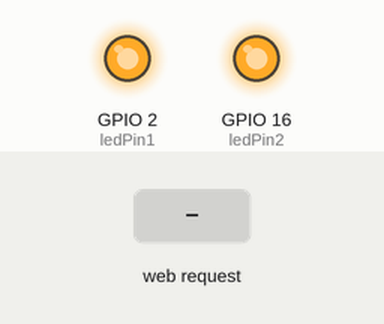
The program below on a simulated ESP8266 (NodeMCU). On the bench: output pins drawn as LEDs (lit = HIGH). The test bench sets the inputs (shaded band). WiFi joins after 1.5 s; servers stay silent unless stated; the local clock reads 2024-03-15 10:24:30 at power-on unless the program sets it; what the program prints to the serial monitor is not drawn.

Above: at 2.7 s.
2.8 s: HTTP request GET /LED1=ON received
At 3.9 s:
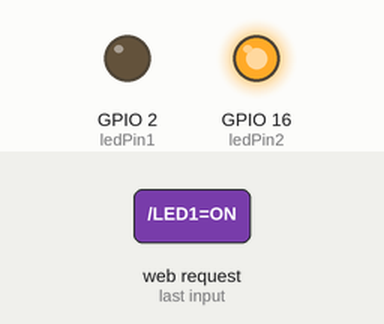
4.3 s: HTTP request GET /LED2=ON received
At 5.1 s:
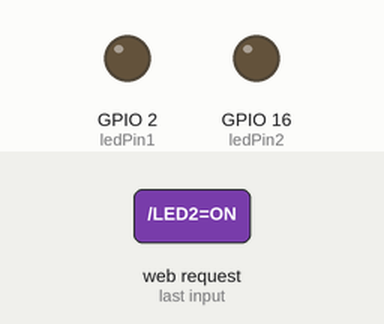
5.8 s: HTTP request GET /LED1=OFF received
At 6.2 s:
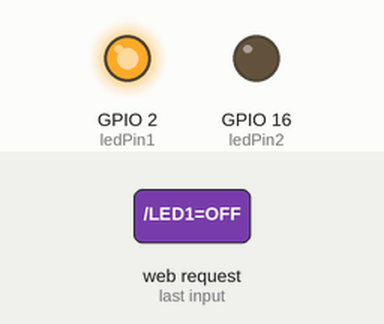
7.3 s: HTTP request GET /LED2=OFF received
At 8.6 s:
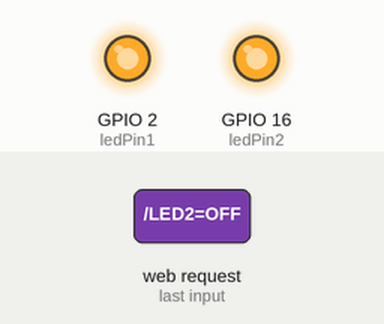
Timing chart, 0 to 9.8 s (numbered marks = the images above; inputs shaded):
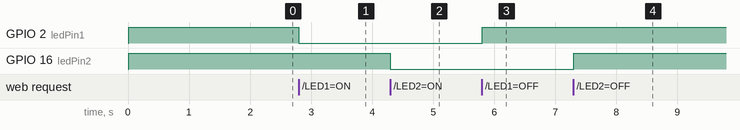

The program:

main.cpp
```cpp
#include <ESP8266WiFi.h>
#include <Arduino.h>
#include <RTClib.h>
#include <SPI.h>

const char* ssid = "IoTVision2_2.4GHz";// tên wifi mà bạn muốn connect
const char* password = "iotvision@2022";//pass wifi


int ledPin1 = 2; // GPIO2
int ledPin2 = 16;

int value1 = LOW;
int value2 = LOW;

RTC_DS3231 rtc;

WiFiServer server(80);// Port 80
void setup() {
Serial.begin(9600);
delay(10);

while (!Serial) {
  delay(1);
}

if (! rtc.begin()){
  Serial.println("Couldn't find RTC");
  while (1);
}

if (rtc.lostPower()){
  Serial.println("RTC lost power, lets set the time!");
  rtc.adjust(DateTime(F(__DATE__), F(__TIME__)));
}

//set up led
pinMode(ledPin1, OUTPUT);
pinMode(ledPin2, OUTPUT);
digitalWrite(ledPin1, HIGH);
digitalWrite(ledPin2, HIGH);

// Kết nỗi với wifi
Serial.println();
Serial.println();
Serial.print("Connecting to ");
Serial.println(ssid);

WiFi.begin(ssid, password);

while (WiFi.status() != WL_CONNECTED) {
delay(500);
Serial.print(".");
}
Serial.println("");
Serial.println("WiFi connected");

// Bắt đầu sever
server.begin();
Serial.println("Server started");

// In địa chỉ IP
Serial.print("Use this URL to connect: ");
Serial.print("http://");
Serial.print(WiFi.localIP());
Serial.println("/");


}

void loop() {
DateTime now = rtc.now();

// Kiểm tra xem đã connect chưa
WiFiClient client = server.available();
if (!client) {
return;
}

// Đọc data
Serial.println("new client");
while(!client.available()){
delay(1);
}

String request = client.readStringUntil('\r');
Serial.println(request);
client.flush();

if (request.indexOf("/LED1=ON") != -1) {
digitalWrite(ledPin1, LOW);
value1 = HIGH;
}
if (request.indexOf("/LED1=OFF") != -1) {
digitalWrite(ledPin1, HIGH);
value1 = LOW;
}
if (request.indexOf("/LED2=ON") != -1){
  digitalWrite(ledPin2, LOW);
  value2 = HIGH;
}
if (request.indexOf("/LED2=OFF") != -1){
  digitalWrite(ledPin2, HIGH);
  value2 = LOW;
}
//digitalWrite(ledPin, value);


// Tạo giao diện cho html!!! giống con elthernet shield á!!! bạn có thể thiết kế 1 giao diện html khác, cho đẹp
client.println("HTTP/1.1 200 OK");
client.println("Content-Type: text/html");
client.println(""); // do not forget this one
client.println("<!DOCTYPE HTML>");
client.println("<html>");

client.print("Led pin1 is now: ");

if(value1 == HIGH) {
client.print("On");
} else {
client.print("Off");
}
client.println("<br><br>");
client.print("Led pin2 is now: ");
if (value2 == HIGH){
  client.print("On");
}
else{
  client.print("Off");
}

//display time now on webserver continuosly
client.println("<!DOCTYPE HTML>");
client.println("<html>");
client.println("<br><br>");
client.print("Time now is: ");
client.print(now.hour(), DEC);
client.print(':');
client.print(now.minute(), DEC);
client.print(':');
client.print(now.second(), DEC);
client.println();
client.println("</html>");

client.println("<br><br>");
client.println("Click <a href=\"/LED1=ON\">here</a> turn the LED on pin 1 ON<br>");
client.println("Click <a href=\"/LED1=OFF\">here</a> turn the LED off pin 1 OFF<br>");
client.println("Click <a href=\"/LED2=ON\">here</a> turn the LED on pin 2 ON<br>");
client.println("Click <a href=\"/LED2=OFF\">here</a> turn the LED off pin 2 OFF<br>");
client.println("</html>");

delay(1);
Serial.println("Client disonnected");
Serial.println("");
}
```

Measured:
- after the input at 2.8 s, GPIO 2 (ledPin1): HIGH → LOW at once
- after the input at 4.3 s, GPIO 16 (ledPin2): HIGH → LOW at once
- after the input at 5.8 s, GPIO 2 (ledPin1): LOW → HIGH at once
- after the input at 7.3 s, GPIO 16 (ledPin2): LOW → HIGH at once
